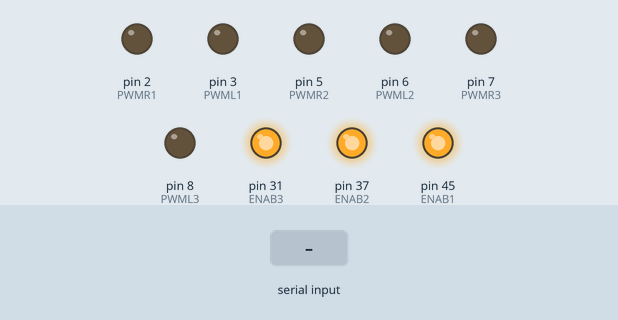
Simulated run of this sketch. Board: Arduino Mega 2560, built with avr-gcc and run on an emulated ATmega2560. On the bench: output pins drawn as LEDs (lit = HIGH). The test bench sets the inputs (shaded band). What the sketch prints to the serial monitor is not drawn.

Above: at 1.2 s.
1.3 s: "H" received over the second serial link
At 2.3 s:
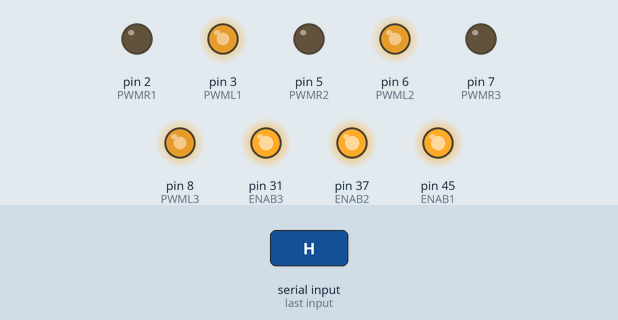
4.3 s: "I" received over the second serial link
At 4.6 s:
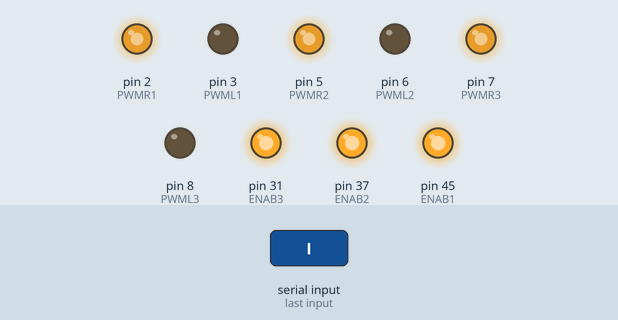
7.3 s: "J" received over the second serial link
At 8.1 s:
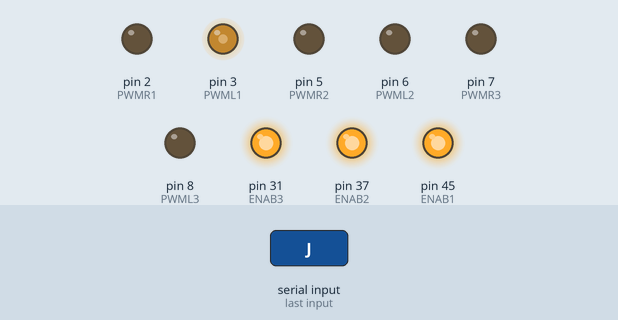
9.8 s: "K" received over the second serial link
At 10.6 s:
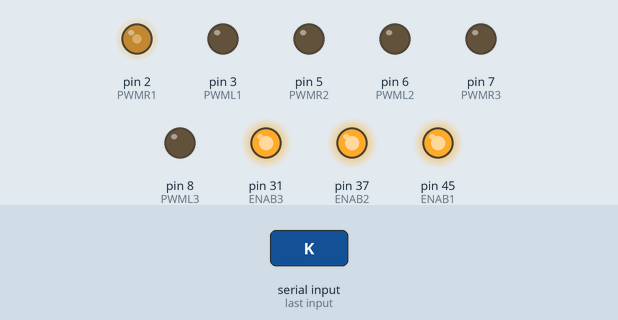
12.3 s: "L" received over the second serial link
At 13.1 s:
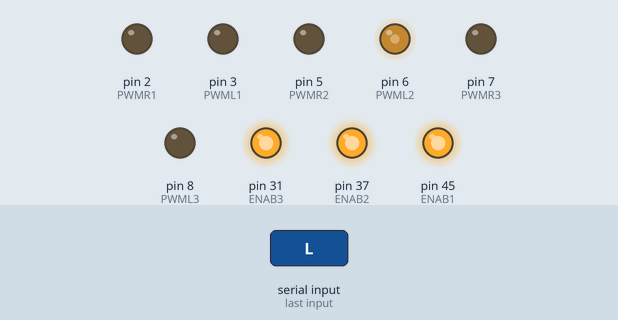
14.8 s: "M" received over the second serial link
At 15.6 s:
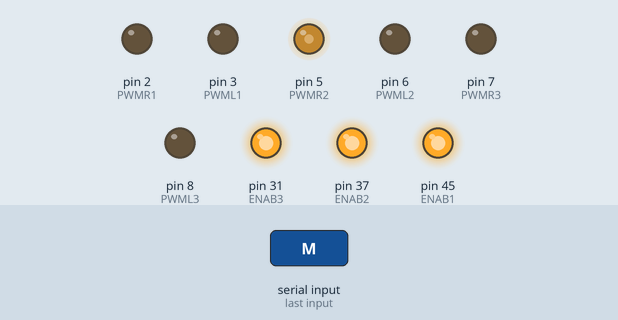
Timing chart, 0 to 17.8 s (numbered marks = the images above; inputs shaded):
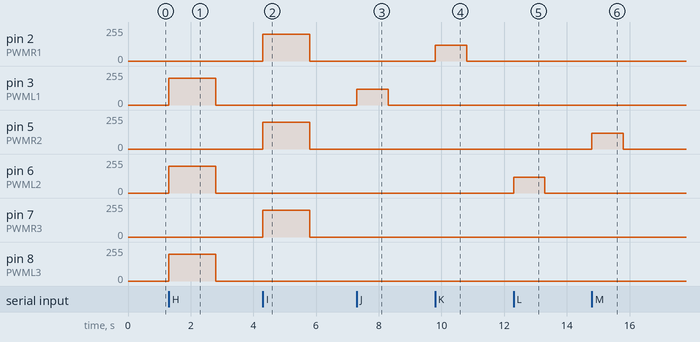

Measured:
- after the input at 1.3 s, pin 3 (PWML1), pin 6 (PWML2), pin 8 (PWML3): 0/255 → 200/255 at once, → 0/255 1.5 s later
- after the input at 4.3 s, pin 2 (PWMR1), pin 5 (PWMR2), pin 7 (PWMR3): 0/255 → 200/255 at once, → 0/255 1.5 s later
- after the input at 7.3 s, pin 3 (PWML1): 0/255 → 120/255 at once, → 0/255 1.0 s later
- after the input at 9.8 s, pin 2 (PWMR1): 0/255 → 120/255 at once, → 0/255 1.0 s later
- after the input at 12.3 s, pin 6 (PWML2): 0/255 → 120/255 at once, → 0/255 1.0 s later
- after the input at 14.8 s, pin 5 (PWMR2): 0/255 → 120/255 at once, → 0/255 1.0 s later

The sketch:

PistonsBluetooth.ino
```cpp
#include <SoftwareSerial.h>

//Declare SoftwareSerial as BluetoothSlave and give pins 10, 11 RX and TX for communication
SoftwareSerial BluetoothSlave(10, 11);

int PWMR1 = 2;
int PWML1 = 3;
int ENAB1 = 45;

int PWMR2 = 5;
int PWML2 = 6;
int ENAB2 = 37;

int PWMR3 = 7;
int PWML3 = 8;
int ENAB3 = 31;


void setup() {
  Serial.begin(38400); // Start serial communication with serial monitor
  BluetoothSlave.begin(38400); // Start bluetooth communication
  Serial.println("Esperando señal de Bluetooth...");
  //functions to declare pins and what will do
    PINS();
  ONDRIVERS();
}

void loop() {
  if (BluetoothSlave.available()) {
    char signal = BluetoothSlave.read();
    Serial.write(signal);
    switch(signal) {
      case 'H':
        UP1_2_3();
        delay(1500);
        STOP();
        break;

      case 'I':
        DOWN1_2_3();
        delay(1500);
        STOP();
        break;

      case 'J':
        UP1_0_0();
        delay(1000);
        STOP();
        break;

      case 'K':
        DOWN1_0_0();
        delay(1000);
        STOP();
        break;

      case 'L':
        UP0_2_0();
        delay(1000);
        STOP();
        break;

      case 'M':
        DOWN0_2_0();
        delay(1000);
        STOP();
        break;

      case 'N':
        UP0_0_3();
        delay(1000);
        STOP();
        break;

      case 'O':
        DOWN0_0_3();
        delay(1000);
        STOP();
        break;

      case 'P':
        UP0_2_3();
        delay(1000);
        STOP();
        break;

      case 'Q':
        DOWN0_2_3();
        delay(1000);
        STOP();
        break;

      default:
        STOP();
        break;
    }
  }
}

// Function to facilitate the code
void PINS(){
  pinMode(PWMR1, OUTPUT);
  pinMode(PWML1, OUTPUT);
  pinMode(ENAB1, OUTPUT);

  pinMode(PWMR2, OUTPUT);
  pinMode(PWML2, OUTPUT);
  pinMode(ENAB2, OUTPUT);

  pinMode(PWMR3, OUTPUT);
  pinMode(PWML3, OUTPUT);
  pinMode(ENAB3, OUTPUT);
}

void ONDRIVERS(){
  digitalWrite(ENAB1, HIGH);
  digitalWrite(ENAB2, HIGH);
  digitalWrite(ENAB3, HIGH);
}

void STOP(){
  analogWrite(PWMR1, 0);
  analogWrite(PWML1, 0);
  analogWrite(PWMR2, 0);
  analogWrite(PWML2, 0);
  analogWrite(PWMR3, 0);
  analogWrite(PWML3, 0);
  //all pistons turn off
}

void UP1_2_3(){ //H
  analogWrite(PWMR1, 0);
  analogWrite(PWML1, 200);
  analogWrite(PWMR2, 0);
  analogWrite(PWML2, 200);
  analogWrite(PWMR3, 0);
  analogWrite(PWML3, 200);
  //All pistons go up with "L"
}

void DOWN1_2_3(){ //I
  analogWrite(PWMR1, 200);
  analogWrite(PWML1, 0);
  analogWrite(PWMR2, 200);
  analogWrite(PWML2, 0);
  analogWrite(PWMR3, 200);
  analogWrite(PWML3, 0);
  //All pistons go down with "R"
}

void UP1_0_0(){ //J
  analogWrite(PWMR1, 0);
  analogWrite(PWML1, 120);
  analogWrite(PWMR2, 0);
  analogWrite(PWML2, 0);
  analogWrite(PWMR3, 0);
  analogWrite(PWML3, 0);
  //Piston 1 go up with "L"
}

void DOWN1_0_0(){ //K
  analogWrite(PWMR1, 120);
  analogWrite(PWML1, 0);
  analogWrite(PWMR2, 0);
  analogWrite(PWML2, 0);
  analogWrite(PWMR3, 0);
  analogWrite(PWML3, 0);
  //Piston 1 go down with "R"
}

void UP0_2_0(){ //L
  analogWrite(PWMR1, 0);
  analogWrite(PWML1, 0);
  analogWrite(PWMR2, 0);
  analogWrite(PWML2, 120);
  analogWrite(PWMR3, 0);
  analogWrite(PWML3, 0);
  //Piston 2 go up with "L"
}

void DOWN0_2_0(){ //M
  analogWrite(PWMR1, 0);
  analogWrite(PWML1, 0);
  analogWrite(PWMR2, 120);
  analogWrite(PWML2, 0);
  analogWrite(PWMR3, 0);
  analogWrite(PWML3, 0);
  //Piston 2 go down with "R"
}

void UP0_0_3(){ //N
  analogWrite(PWMR1, 0);
  analogWrite(PWML1, 0);
  analogWrite(PWMR2, 0);
  analogWrite(PWML2, 0);
  analogWrite(PWMR3, 0);
  analogWrite(PWML3, 120);
  //Piston 3 go up with "L"
}

void DOWN0_0_3(){ //O
  analogWrite(PWMR1, 0);
  analogWrite(PWML1, 0);
  analogWrite(PWMR2, 0);
  analogWrite(PWML2, 0);
  analogWrite(PWMR3, 120);
  analogWrite(PWML3, 0);
  //Piston 3 go down with "R"
}

void UP1_2_0(){
  analogWrite(PWMR1, 0);
  analogWrite(PWML1, 120);
  analogWrite(PWMR2, 0);
  analogWrite(PWML2, 120);
  analogWrite(PWMR3, 0);
  analogWrite(PWML3, 0);
}

void DOWN1_2_0(){
  analogWrite(PWMR1, 120);
  analogWrite(PWML1, 0);
  analogWrite(PWMR2, 120);
  analogWrite(PWML2, 0);
  analogWrite(PWMR3, 0);
  analogWrite(PWML3, 0);
}

void UP1_0_3(){
  analogWrite(PWMR1, 0);
  analogWrite(PWML1, 120);
  analogWrite(PWMR2, 0);
  analogWrite(PWML2, 0);
  analogWrite(PWMR3, 0);
  analogWrite(PWML3, 120);
}

void DOWN1_0_3(){
  analogWrite(PWMR1, 120);
  analogWrite(PWML1, 0);
  analogWrite(PWMR2, 0);
  analogWrite(PWML2, 0);
  analogWrite(PWMR3, 120);
  analogWrite(PWML3, 0);
}

void UP0_2_3(){ //P
  analogWrite(PWMR1, 0);
  analogWrite(PWML1, 0);
  analogWrite(PWMR2, 0);
  analogWrite(PWML2, 120);
  analogWrite(PWMR3, 0);
  analogWrite(PWML3, 120);
}

void DOWN0_2_3(){ //Q
  analogWrite(PWMR1, 0);
  analogWrite(PWML1, 0);
  analogWrite(PWMR2, 120);
  analogWrite(PWML2, 0);
  analogWrite(PWMR3, 120);
  analogWrite(PWML3, 0);
}
```
